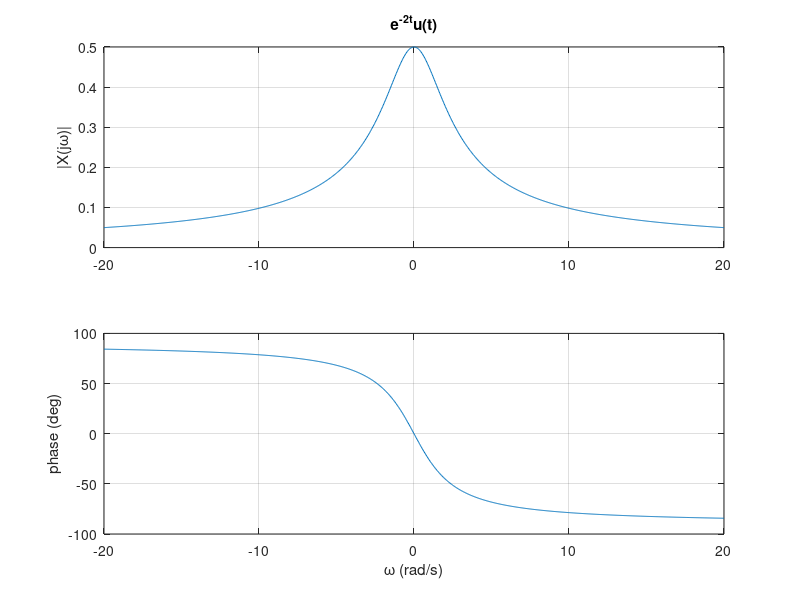
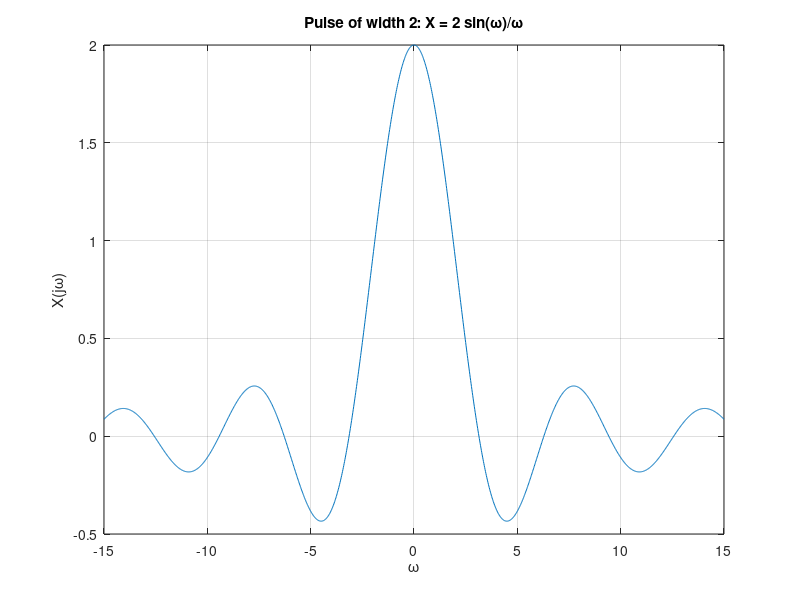
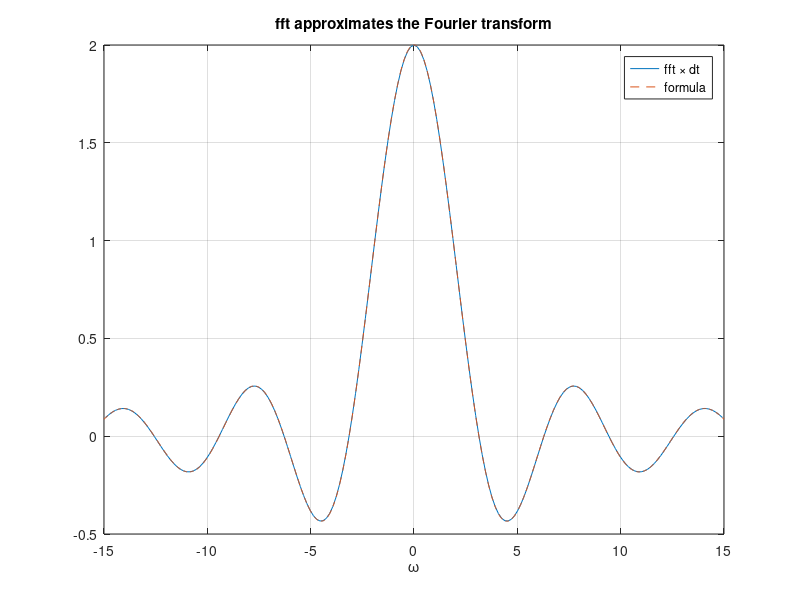

These charts were generated, in order, by the following MATLAB code:
% Signals and Systems — The Continuous-Time Fourier Transform
%title: The Fourier Transform, Numerically
%ar-title: تحويل فورييه عدديًا
%lesson: ss-ch4-1
%course: signals-systems

%% X(jw) of e^{-at}u(t) by integration
%ar: X(jω) = ∫ x(t) e^{−jωt} dt. نحسبه بـ integral لعدة ترددات ونقارن بـ 1/(a + jω).
a = 2; w = [-6 -2 0 2 6];
X = arrayfun(@(ww) integral(@(t) exp(-a*t).*exp(-1j*ww*t), 0, Inf), w);
Xf = 1./(a + 1j*w);
fprintf('w = %+g: |X| = %.5f (formula %.5f), phase = %+7.2f deg\n', [w; abs(X); abs(Xf); angle(X)*180/pi])

%% Magnitude and phase spectra
%ar: |X| = 1/√(a² + ω²) و ∠X = −atan(ω/a). عند ω = ±a ينخفض المقدار إلى 1/√2 من قمته والطور ∓45°.
w = linspace(-20, 20, 1000); Xf = 1./(a + 1j*w);
subplot(2,1,1); plot(w, abs(Xf)); grid on; ylabel('|X(j\omega)|'); title('e^{-2t}u(t)')
subplot(2,1,2); plot(w, angle(Xf)*180/pi); grid on; ylabel('phase (deg)'); xlabel('\omega (rad/s)')

%% The rectangular pulse and its sinc spectrum
%ar: نبضة |t| < T1 تحويلها 2 sin(ωT1)/ω، وأصفاره عند ω = kπ/T1. نحسب نقطة ونقارن، ونرسم.
T1 = 1; w = linspace(-15, 15, 1501);
X = 2*sin(w*T1)./w; X(w == 0) = 2*T1;
Xn = integral(@(t) exp(-1j*3*t), -T1, T1);
fprintf('X(j3): numerical %.6f, formula %.6f\n', real(Xn), 2*sin(3)/3)
figure; plot(w, X); grid on; xlabel('\omega'); ylabel('X(j\omega)'); title('Pulse of width 2: X = 2 sin(\omega)/\omega')

%%! Project idea: see the spectrum of a real signal with fft
%ar: مشروع: fft يعطي تقريبًا لتحويل فورييه من عيّنات. خذ نبضة، احسب fft، اضرب في dt، ورتّب الترددات بـ fftshift، وقارن بالقانون. هذه أداة كل مهندس اتصالات.
dt = 1e-3; t = -20:dt:20-dt; x = double(abs(t) < T1);
Xd = fftshift(fft(ifftshift(x)))*dt; N = numel(t); wd = (-N/2:N/2-1)*2*pi/(N*dt);
sel = abs(wd) < 15;
figure; plot(wd(sel), real(Xd(sel)), w, X, '--'); grid on; xlabel('\omega'); legend('fft \times dt', 'formula'); title('fft approximates the Fourier transform')
fprintf('X(0): fft %.4f, formula %.4f\n', real(Xd(wd == 0)), 2*T1)
